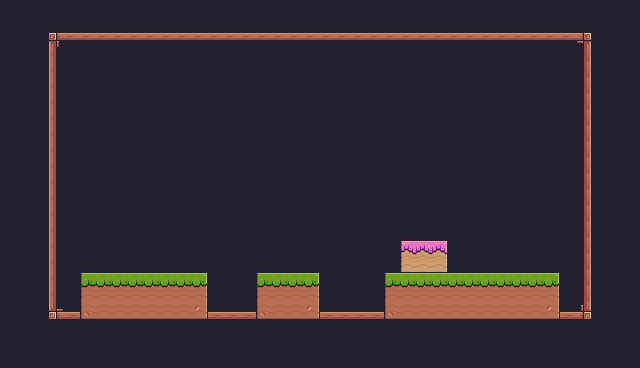

Rendered tile map (Tiled .tmx) drawn with the repository's tilesets; below, a short description and the full map source, tile grids included:
An orthogonal 40x23 tile map with 16x16 px tiles, 1 tile layer (Tile Layer 1).

<map version="1.10" tiledversion="1.11.0" orientation="orthogonal" renderorder="right-down" width="40" height="23" tilewidth="16" tileheight="16" infinite="0" nextlayerid="2" nextobjectid="1">
 <tileset firstgid="1" source="Pixel-Adventure.tsx" />
 <layer id="1" name="Tile Layer 1" width="40" height="23">
  <data encoding="csv">
24,24,24,24,24,24,24,24,24,24,24,24,24,24,24,24,24,24,24,24,24,24,24,24,24,24,24,24,24,24,24,24,24,24,24,24,24,24,24,24,
24,24,24,24,24,24,24,24,24,24,24,24,24,24,24,24,24,24,24,24,24,24,24,24,24,24,24,24,24,24,24,24,24,24,112,112,24,24,24,24,
24,24,24,89,90,90,90,90,90,90,90,90,90,90,90,90,90,90,90,90,90,90,90,90,90,90,90,90,90,90,90,90,90,90,90,90,91,24,24,24,
24,24,24,111,24,24,24,24,24,24,24,24,24,24,24,24,24,24,24,24,24,24,112,112,112,112,112,112,24,24,24,24,24,24,24,24,113,24,24,24,
24,24,24,111,24,24,24,24,24,24,24,24,24,24,24,24,24,24,24,24,24,24,24,24,24,24,24,24,24,24,24,24,24,24,24,24,113,24,24,24,
24,24,24,111,24,24,24,24,24,24,24,24,24,24,24,24,24,24,24,24,24,24,24,24,24,24,24,24,24,24,24,24,24,24,24,24,113,24,24,24,
24,24,24,111,24,24,24,24,24,24,24,24,24,24,24,24,24,24,24,24,24,24,24,24,24,24,24,24,24,24,24,24,24,24,24,24,113,24,24,24,
24,24,24,111,24,24,24,24,24,24,24,24,24,24,24,24,24,24,24,24,24,24,24,24,24,24,24,24,24,24,24,24,24,24,24,24,113,24,24,24,
24,24,112,111,24,24,24,24,24,24,24,24,24,24,24,24,24,24,24,24,24,24,24,24,24,24,24,24,24,24,24,24,24,24,24,24,113,24,24,24,
24,24,112,111,24,24,24,24,24,24,24,24,24,24,24,24,24,24,24,24,24,24,24,24,24,24,24,24,24,24,24,24,24,24,24,24,113,24,24,24,
24,24,112,111,24,24,24,24,24,24,24,24,24,24,24,24,24,24,24,24,24,24,24,24,24,24,24,24,24,24,24,24,24,24,24,24,113,24,24,24,
24,24,112,111,24,24,24,24,24,24,24,24,24,24,24,24,24,24,24,24,24,24,24,24,24,24,24,24,24,24,24,24,24,24,24,24,113,24,24,24,
24,24,24,111,24,24,24,24,24,24,24,24,24,24,24,24,24,24,24,24,24,24,24,24,24,24,24,24,24,24,24,24,24,24,24,24,113,24,24,24,
24,24,24,111,24,24,24,24,24,24,24,24,24,24,24,24,24,24,24,24,24,24,24,24,24,24,24,24,24,24,24,24,24,24,24,24,113,24,24,24,
24,24,24,111,24,24,24,24,24,24,24,24,24,24,24,24,24,24,24,24,24,24,24,24,24,24,24,24,24,24,24,24,24,24,24,24,113,24,24,24,
24,24,24,111,24,24,24,24,24,24,24,24,24,24,24,24,24,24,24,24,24,24,24,24,24,183,184,185,24,24,24,24,24,24,24,24,113,24,24,24,
24,24,24,111,24,24,24,24,24,24,24,24,24,24,24,24,24,24,24,24,24,24,24,24,24,205,206,207,24,24,24,24,24,24,24,112,113,24,24,24,
24,24,24,111,24,7,8,8,8,8,8,8,9,24,24,24,7,8,8,9,24,24,24,24,7,8,8,8,8,8,8,8,8,8,9,112,113,24,24,24,
24,24,24,111,24,29,30,30,30,30,30,30,31,24,24,24,29,30,30,31,24,24,24,24,29,30,30,30,30,30,30,30,30,30,31,24,113,24,24,24,
24,24,24,133,134,51,52,52,52,52,52,52,53,134,134,134,51,52,52,53,134,134,134,134,51,52,52,52,52,52,52,52,52,52,53,134,135,24,24,24,
24,24,24,24,24,24,24,24,24,24,24,24,24,24,24,24,24,24,24,24,24,24,24,24,24,24,24,24,24,24,24,24,24,24,24,24,24,24,24,24,
24,24,24,24,24,24,24,24,24,24,24,24,24,24,24,24,24,24,24,24,24,24,24,24,24,24,24,24,24,24,24,24,24,24,24,24,24,24,24,24,
24,24,24,24,24,24,24,24,24,24,24,24,24,24,24,24,24,24,24,24,24,24,24,24,24,24,24,24,24,24,24,24,24,24,24,24,24,24,24,24
</data>
 </layer>
</map>
